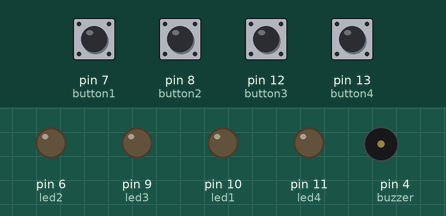
Recording of a sketch running on a simulated Arduino Uno, built with avr-gcc and run on an emulated ATmega328P. Shown: output pins drawn as LEDs (lit = HIGH), buzzer (waves = sounding, pin HIGH). Dashed ring = blinking. The inputs (shaded band) are chosen by the test bench; at power-on: pin 7 (button1), pin 8 (button2), pin 12 (button3), pin 13 (button4) LOW.

Above: at 1.2 s.
1.3 s: pin 8 (button2) pulled HIGH for 0.15 s
At 1.45 s:
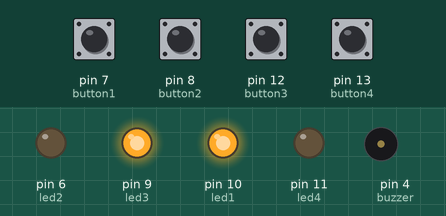
3.4 s: pin 12 (button3) pulled HIGH for 0.15 s
At 4.1 s:
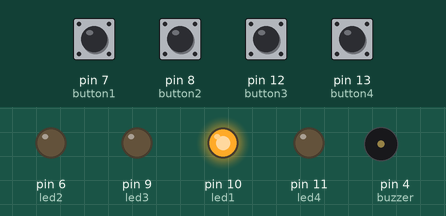
6.4 s: pin 7 (button1) pulled HIGH for 1 s
At 6.57 s:
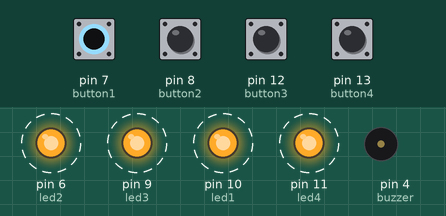
8.9 s: pin 13 (button4) pulled HIGH for 0.15 s
At 9.35 s:
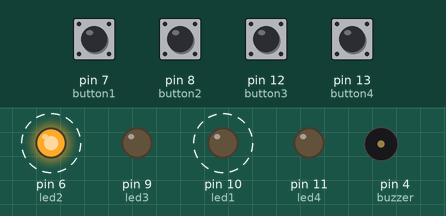
11.9 s: pin 13 (button4) pulled HIGH for 1 s
At 12.65 s:
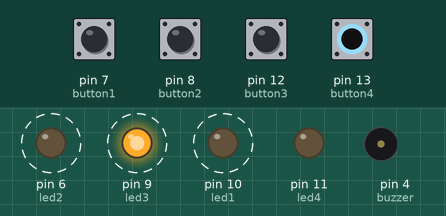
Timing chart, 0 to 15.8 s (numbered marks = the images above; inputs shaded):
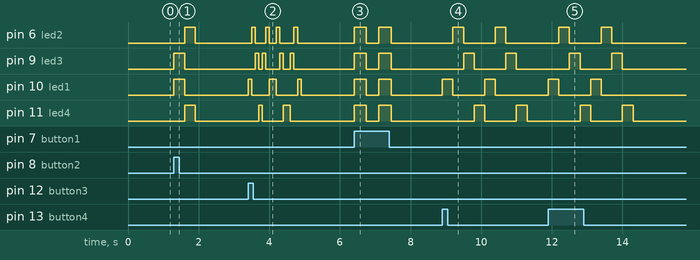

The sketch:

3_Four_LEDs_Pattern_with_buttons.ino
```cpp
const int led1 = 10;
const int led2 = 6;
const int led3 = 9;
const int led4 = 11;

const int buzzer = 4;

const int button1 = 7;
const int button2 = 8;
const int button3 = 12;
const int button4 = 13;

int buttonState1 = 0, buttonState2 = 0, buttonState3 = 0, buttonState4 = 0;

void setup() {
  // put your setup code here, to run once:
  pinMode(led1, OUTPUT);
  pinMode(led2, OUTPUT);
  pinMode(led3, OUTPUT);
  pinMode(led4, OUTPUT);
  pinMode(button1, INPUT);
  pinMode(button2, INPUT);
  pinMode(button3, INPUT);
  pinMode(button4, INPUT);

  pinMode(buzzer, OUTPUT);
}

void loop() {
  buttonState1 = digitalRead(button1);
  buttonState2 = digitalRead(button2);
  buttonState3 = digitalRead(button3);
  buttonState4 = digitalRead(button4);

  if (buttonState1 == HIGH) {
    // Pattern 1:
    digitalWrite(led1, HIGH);
    digitalWrite(led2, HIGH);
    digitalWrite(led3, HIGH);
    digitalWrite(led4, HIGH);
    delay(350);
    digitalWrite(led1, LOW);
    digitalWrite(led2, LOW);
    digitalWrite(led3, LOW);
    digitalWrite(led4, LOW);
    delay(350);
  }
  if (buttonState2 == HIGH) {
    // pattern two

    digitalWrite(led1, HIGH);
    digitalWrite(led2, LOW);
    digitalWrite(led3, HIGH);
    digitalWrite(led4, LOW);
    delay(300);
    digitalWrite(led1, LOW);
    digitalWrite(led2, HIGH);
    digitalWrite(led3, LOW);
    digitalWrite(led4, HIGH);
    delay(300);

    digitalWrite(led1, LOW);
    digitalWrite(led2, LOW);
    digitalWrite(led3, LOW);
    digitalWrite(led4, LOW);
  }

  if (buttonState3 == HIGH) {
    // pattern three

    // Move LEDs from left to right
    digitalWrite(led1, HIGH);
    delay(100);
    digitalWrite(led1, LOW);

    digitalWrite(led2, HIGH);
    delay(100);
    digitalWrite(led2, LOW);

    digitalWrite(led3, HIGH);
    delay(100);
    digitalWrite(led3, LOW);

    digitalWrite(led4, HIGH);
    delay(100);
    digitalWrite(led4, LOW);

    // Move LEDs from right to left

    digitalWrite(led3, HIGH);
    delay(100);
    digitalWrite(led3, LOW);

    digitalWrite(led2, HIGH);
    delay(100);
    digitalWrite(led2, LOW);

    digitalWrite(led1, HIGH);
    delay(100);

    digitalWrite(led1, HIGH);
    delay(100);
    digitalWrite(led1, LOW);

    digitalWrite(led2, HIGH);
    delay(100);
    digitalWrite(led2, LOW);

    digitalWrite(led3, HIGH);
    delay(100);
    digitalWrite(led3, LOW);

    digitalWrite(led4, HIGH);
    delay(100);
    digitalWrite(led4, LOW);

    // Move LEDs from right to left
    digitalWrite(led4, HIGH);
    delay(100);
    digitalWrite(led4, LOW);

    digitalWrite(led3, HIGH);
    delay(100);
    digitalWrite(led3, LOW);

    digitalWrite(led2, HIGH);
    delay(100);
    digitalWrite(led2, LOW);

    digitalWrite(led1, HIGH);
    delay(100);
    digitalWrite(led1, LOW);
  }

  if (buttonState4 == HIGH) {
    // Pattern 4 :
    // Chasing pattern from left to right
    for (int i = 0; i < 2; i++) {
      digitalWrite(led1, HIGH);
      delay(300);
      digitalWrite(led1, LOW);
      digitalWrite(led2, HIGH);
      delay(300);
      digitalWrite(led2, LOW);
      digitalWrite(led3, HIGH);
      delay(300);
      digitalWrite(led3, LOW);
      digitalWrite(led4, HIGH);
      delay(300);
      digitalWrite(led4, LOW);
    }
  }
}
```

Measured:
- after the input at 1.3 s, pin 6 (led2), pin 11 (led4): LOW → HIGH after 0.30 s, → LOW 0.30 s later; pin 9 (led3), pin 10 (led1): LOW → HIGH at once, → LOW 0.30 s later
- after the input at 3.4 s, pin 6 (led2): LOW → HIGH after 0.10 s, → LOW 0.10 s later, → HIGH 0.30 s later, → LOW 0.10 s later, … (8 changes in this stretch); pin 9 (led3): LOW → HIGH after 0.20 s, → LOW 0.10 s later, → HIGH 0.10 s later, → LOW 0.10 s later, … (8 changes in this stretch)
- after the input at 6.4 s, pin 6 (led2), pin 9 (led3), pin 10 (led1), pin 11 (led4): alternates HIGH for 0.35 s and LOW for 0.35 s, 4 changes in all, then stays LOW, starting at once
- after the input at 8.9 s, pin 6 (led2): alternates HIGH for 0.30 s and LOW for 0.90 s, starting after 0.30 s; pin 9 (led3): alternates HIGH for 0.30 s and LOW for 0.90 s, starting after 0.60 s
- after the input at 11.9 s, pin 6 (led2): alternates HIGH for 0.30 s and LOW for 0.90 s, 4 changes in all, then stays LOW, starting after 0.30 s; pin 9 (led3): alternates HIGH for 0.30 s and LOW for 0.90 s, 4 changes in all, then stays LOW, starting after 0.60 s
